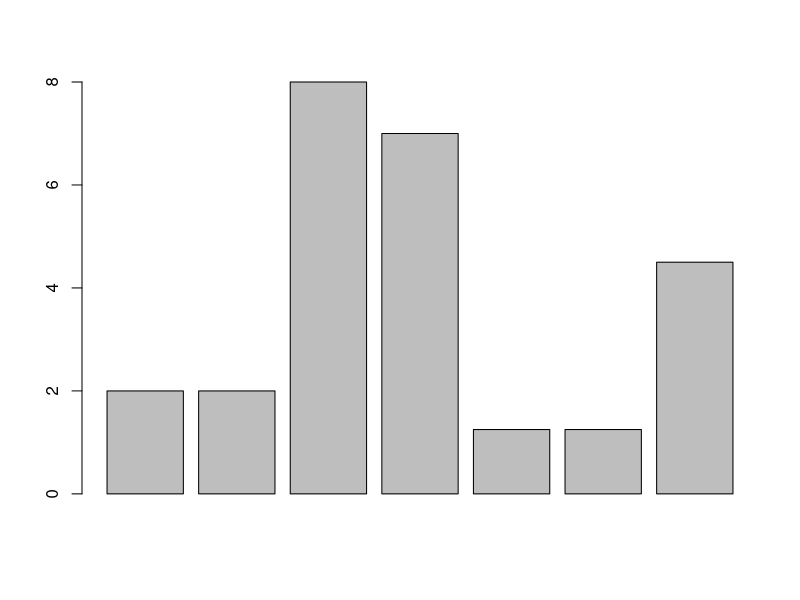

Write R code to recreate this figure.
# page no: 226

r = c(2, 2, 8, 7, 1.25, 1.25, 4.5)
T = c(15, 30, 45, 60, 70, 90, 105);
dt = 15;
fi = 3;
s = sum(r)
P = s*dt/60;
Pe = ((8-3)+(7-3)+(4.5-3))*dt/60;
w = (P-Pe)/(105/60);
print(P);
print(Pe);
print(w);
barplot(r)
